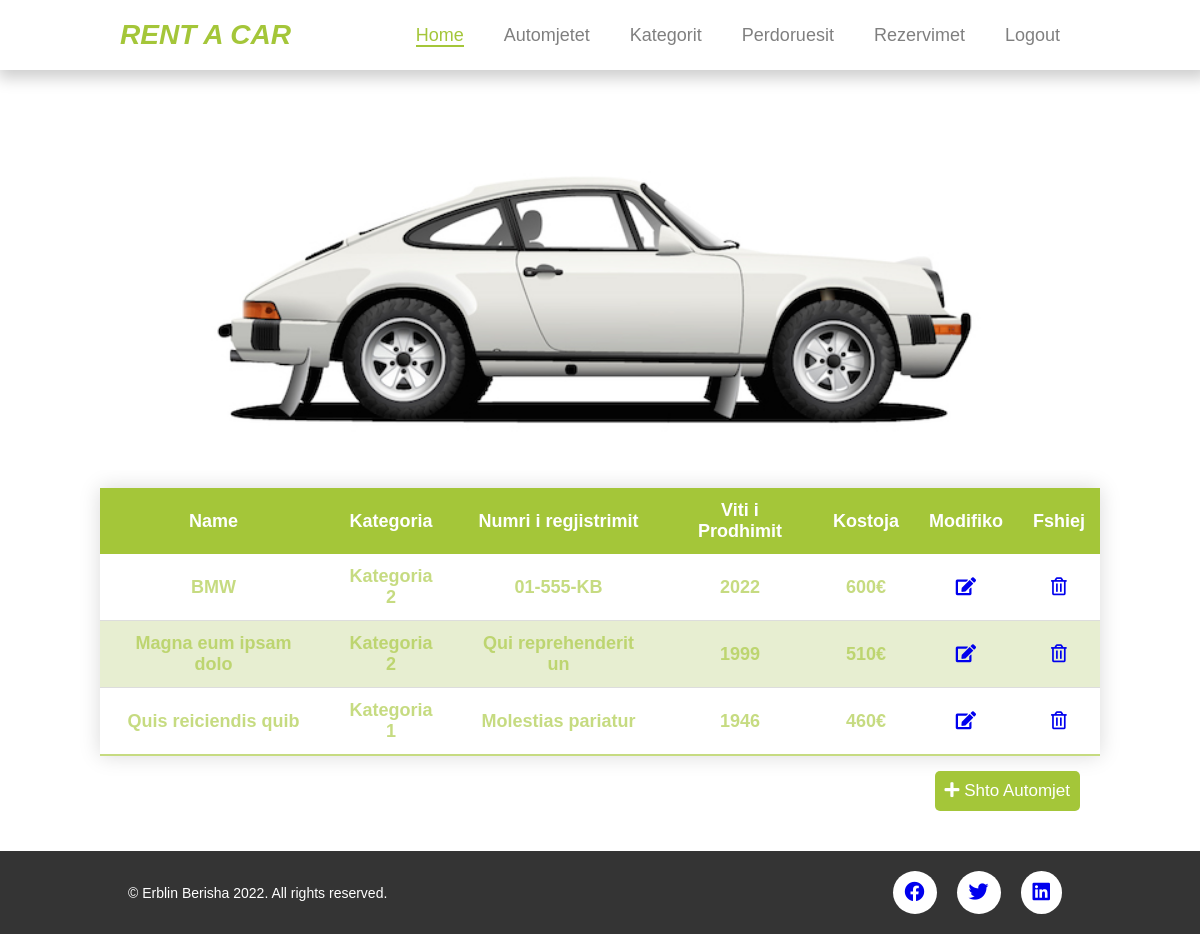
/automjetet.php (signed in), run on the app's committed database.
### tables this page shows
CREATE TABLE `automjetet` (
  `automjetiid` int(11) NOT NULL,
  `kategoriid` int(11) DEFAULT NULL,
  `emri` varchar(50) DEFAULT NULL,
  `nrregjistrimi` varchar(50) DEFAULT NULL,
  `vitiprodhimit` int(6) DEFAULT NULL,
  `cmimi` varchar(50) DEFAULT NULL
);

CREATE TABLE `kategorit` (
  `kategoriid` int(11) NOT NULL,
  `emri` varchar(30) NOT NULL,
  `pershkrimi` varchar(50) NOT NULL
);

### inc/functions.php (called while the page is built, shortened)
<?php
function merrAutomjetet(){
    global $dbconn;
    $sql = "SELECT a.automjetiid, a.emri, k.kategoriid, k.pershkrimi, a.nrregjistrimi, a.vitiprodhimit, a.cmimi ";
    $sql .= " FROM automjetet a INNER JOIN kategorit k ON a.kategoriid = k.kategoriid ";
    return mysqli_query($dbconn,$sql);
}
?>

### automjetet.php (the view)
<?php include 'inc/header.php'; ?>
<section class="list-entity container">
    <div class="image">
        <img src="img/car7.jpg" alt="">
    </div>
    <table class="styled-table">
        <thead>
        <tr>
            <th>Name</th>
            <th>Kategoria</th>
            <th>Numri i regjistrimit</th>
            <th>Viti i Prodhimit</th>
            <th>Kostoja</th>
            <th>Modifiko</th>
            <th>Fshiej</th>
        </tr>
        </thead>
        <tbody>
        <?php
            $automjeti = merrAutomjetet();
            while($automjetet = mysqli_fetch_assoc($automjeti))
            {
                $autoid = $automjetet['automjetiid'];
                echo "<tr class='active-row'>";
                echo "<td>" . $automjetet['emri'] . "</td>";
                echo "<td>" . $automjetet['pershkrimi'] . "</td>";
                echo "<td>" . $automjetet['nrregjistrimi'] . "</td>";
                echo "<td>" . $automjetet['vitiprodhimit'] . "</td>";
                echo "<td>" . $automjetet['cmimi'] . "€" . "</td>";
                echo "<td><a href='shto_modifiko_automjete.php?autoid={$autoid}'>
                <i class='fas fa-edit'></i></a></td>";
                echo "<td><a href='fshijautomjete.php?autoid={$autoid}'>
                <i class='far fa-trash-alt'></i></a></td>";
                echo "</tr>";
            }
        ?>
        </tbody>
    </table>
    <a href="shto_modifiko_automjete.php" id="add_entity"><i class="fas fa-plus"></i> Shto Automjet</a>
</section>
<?php include 'inc/footer.php'; ?>

### style.css (style rules this page uses)
* { margin: 0; padding: 0; }
html, body { font-size: 15px; font-family: sans-serif; margin: 0; padding: 0; }
.container { width: 80%; margin: 0 auto; }
.list-entity, .section-shto-modifiko { margin-top: 50px!important; margin: 10px auto; display: flex; flex-direction: column; justify-content: center; align-items: center; }
.image img { width: 1000px; height: 350px; object-fit: cover; }
.image { position: relative; z-index: 5; }
.styled-table { border-collapse: collapse; margin: 15px 0; font-size: 18px; font-family: sans-serif; min-width: 1000px; width: 100%; box-shadow: 0 0 20px rgba(0, 0, 0, 0.15); }
.styled-table thead tr { background-color: #a4c639; color: #ffffff; text-align: center; }
.styled-table th, .styled-table td { padding: 12px 15px; text-align: center!important; }
.styled-table tbody tr { border-bottom: 1px solid #dddddd; }
.styled-table tbody tr:nth-of-type(even) { background-color: #9eb9473f; }
.styled-table tbody tr:last-of-type { border-bottom: 2px solid #a5c639a2; }
.styled-table tbody tr.active-row { font-weight: bold; color: #a5c639a2; }
#add_entity { text-decoration: none; margin-bottom: 30px; margin-left: auto; border: none; padding: 10px; background: #a4c639; color: white; font-size: 17px; cursor: pointer; border-radius: 5px; transition: all 0.4s ease; }
.kategorite .styled-table th, .styled-table td { text-align: left; }

### data on the page
automjetet: emri "BMW", kategoriid.pershkrimi "Kategoria 2", nrregjistrimi "01-555-KB", vitiprodhimit "2022", cmimi "600"
automjetet: emri "Magna eum ipsam dolo", kategoriid.pershkrimi "Kategoria 2", nrregjistrimi "Qui reprehenderit un", vitiprodhimit "1999", cmimi "510"
automjetet: emri "Quis reiciendis quib", kategoriid.pershkrimi "Kategoria 1", nrregjistrimi "Molestias pariatur", vitiprodhimit "1946", cmimi "460"
